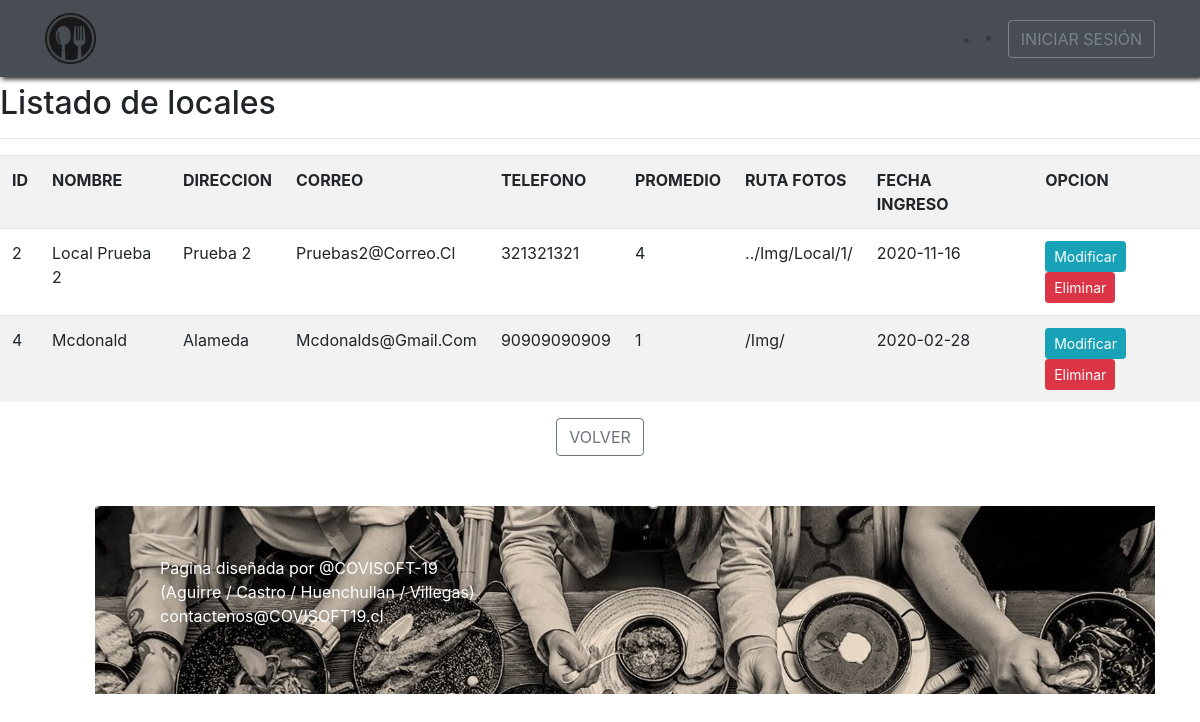
Before: /catalogo/local_list with the older database file.
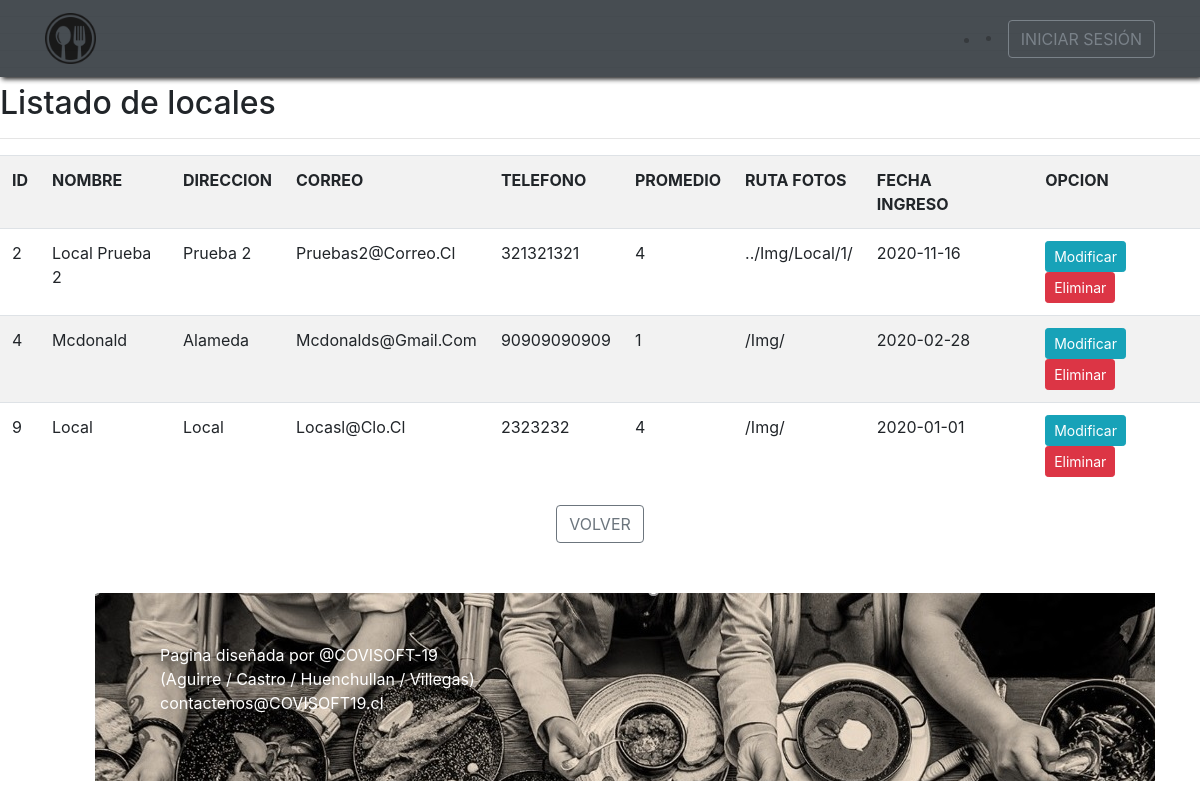
After: the same page with the newer database file.
### catalogo/models.py (models this page shows, shortened)
class Local(models.Model):
	id_local=models.AutoField(primary_key=True)
	nombre=models.CharField(max_length=50)
	direccion=models.CharField(max_length=100)
	correo=models.CharField(max_length=50)
	telefono=models.CharField(max_length=12)
	prom_califi=models.IntegerField(default=0)
	ruta_fotos=models.CharField(max_length=100)
	fecha_alta=models.DateField(null=True, blank=True)

### catalogo/views.py (the view)
# urls.py: path('local_list', listar_local, name="local_list"),
def listar_local(request):
	local_l=Local.objects.all()
	data={
		'local':local_l
	}
	return render(request, 'local/local_list.html', data)

### catalogo/templates/Local/local_list.html (shortened to what this page needs)
<!DOCTYPE html>
<html lang="es">
   <head>
        <link rel="stylesheet" href="https://cdn.jsdelivr.net/npm/bootstrap@4.5.3/dist/css/bootstrap.min.css">
        {% load static %}
        <link rel="stylesheet" href="{% static 'css/main.css' %}">
        {% load static %}
   </head>
   <body>
       {% load static %}
    <nav class="navbar navbar-expand-lg navbar-dark bg-dark fixed-top">
      <div class="container">
        <a class="navbar-brand header-content-left" href="{% url 'inicio' %}"><img src="{% static 'img/icono3.ico' %}" alt="La ruta del bajón" style="width: 20%"></a>
        <li>
        <li>
        {% if user.is_authenticated %}
          <a href="{% url 'logout' %}" class="btn btn-outline-secondary text-black">CERRAR SESIÓN </a>
         <a href="#" style="color: white">{{ user.username }}</a>
        </li>
        <li>
        {% else %}
          <a href="{% url 'login' %}" class="btn btn-outline-secondary text-black">INICIAR SESIÓN</a>
        </li>
        {% endif %}
      </li>
      </div>
    </nav>
       <h2>Listado de locales</h2>
   <body>
      <table class="table table-striped table-hover table-responsive-sm">
          <tr>
            <hr>
              <th>ID</th>
              <th>NOMBRE</th>
              <th>DIRECCION</th>
              <th>CORREO</th>
              <th>TELEFONO</th>
              <th>PROMEDIO</th>
              <th>RUTA FOTOS</th>
              <th>FECHA INGRESO</th>
              <th> </th>
              <th>OPCION</th>
          </tr>
          {% for p in local %}
          <tr>
              <td>{{p.id_local | title }}</td>
              <td>{{p.nombre | title }}</td>
              <td>{{p.direccion | title }}</td>
              <td>{{p.correo | title }}</td>
              <td>{{p.telefono | title }}</td>
              <td>{{p.prom_califi | title }}</td>
              <td>{{p.ruta_fotos | title }}</td>
              <td>{{p.fecha_alta | title }}</td>
              <td> </td>
              <td>
                <a href="{% url 'local_mod' p.id_local%}" class="btn btn-info btn-sm">Modificar</a>
                <a href="{% url 'local_del' p.id_local%}" class="btn btn-danger btn-sm">Eliminar</a>
              </td>
          </tr>
          {% endfor%}
      </table>
      <center>
      <h4>
        <a href="{% url 'local'%}" class="btn btn-outline-secondary text-black">VOLVER</a>
      </h4>
      </center>
   </body>
  </body>
   <div class="container">
      <footer class="footer">
        <div class="container">
         <p style="color:white;">
            Pagina diseñada por @COVISOFT-19 <br>
           (Aguirre / Castro / Huenchullan / Villegas) <br>
           contactenos@COVISOFT19.cl
         </p>
        </div>
  </div
   </body>
</html>

### catalogo/static/css/main.css (style rules this page uses)
.navbar { box-shadow: 2px 2px 5px #000; opacity: .9; }
footer { margin-top: 50px; margin-left: 50px; padding: 50px; background: url(../img/ppalb.jpg) no-repeat; }

Changed rows visible on the page:
added Local: id_local "9", nombre "Local", direccion "Local", correo "Locasl@Clo.Cl", telefono "2323232", prom_califi "4", ruta_fotos "/Img/", fecha_alta "2020-01-01"
